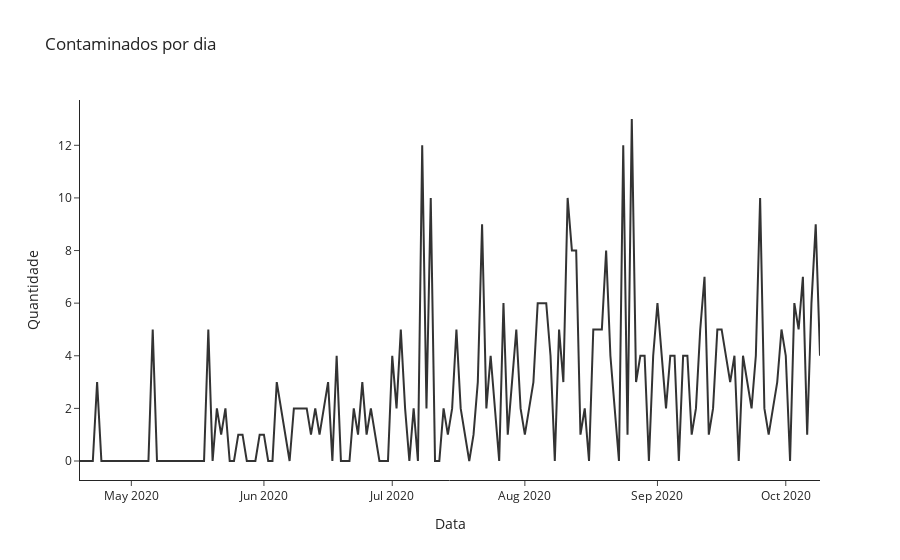

Notebook code for this chart:
### Markdown cell above
Gráfico mostrando progressão de casos por dia

### Code cell
go.Figure().add_trace(go.Scatter(x=new_df['data'], y=new_df['casos'], mode='lines', marker_color='#333')).update_layout(xaxis_title='Data', yaxis_title='Quantidade', title_text='Contaminados por dia')

### Figure 1 — Plotly figure (JSON) as saved in the notebook; plotly's stock layout.template omitted (floating-point values rounded to 4 significant figures; data arrays with more than 128 entries replaced by an {"elided": "..."} marker saying what was removed)
{"data": [{"marker": {"color": "#333"}, "mode": "lines", "type": "scatter", "x": {"elided": "174 str values"}, "y": {"elided": "174 int values"}}], "layout": {"title": {"text": "Contaminados por dia"}, "xaxis": {"title": {"text": "Data"}}, "yaxis": {"title": {"text": "Quantidade"}}}}
